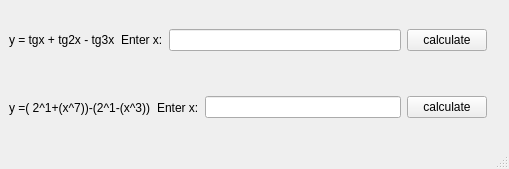
<?xml version="1.0" encoding="UTF-8"?>
<ui version="4.0">
 <class>MainWindow</class>
 <widget class="QMainWindow" name="MainWindow">
  <property name="geometry">
   <rect>
    <x>0</x>
    <y>0</y>
    <width>509</width>
    <height>169</height>
   </rect>
  </property>
  <property name="minimumSize">
   <size>
    <width>500</width>
    <height>0</height>
   </size>
  </property>
  <property name="mouseTracking">
   <bool>false</bool>
  </property>
  <property name="windowTitle">
   <string>lab#1</string>
  </property>
  <widget class="QWidget" name="centralwidget">
   <layout class="QVBoxLayout" name="verticalLayout">
    <item>
     <layout class="QHBoxLayout" name="horizontalLayout">
      <item>
       <widget class="QLabel" name="label">
        <property name="text">
         <string>y = tgx + tg2x - tg3x</string>
        </property>
       </widget>
      </item>
      <item>
       <widget class="QLabel" name="label_2">
        <property name="text">
         <string>Enter x:</string>
        </property>
       </widget>
      </item>
      <item>
       <widget class="QLineEdit" name="lineEdit">
        <property name="alignment">
         <set>Qt::AlignLeading|Qt::AlignLeft|Qt::AlignVCenter</set>
        </property>
       </widget>
      </item>
      <item>
       <widget class="QPushButton" name="pushButton">
        <property name="text">
         <string>calculate</string>
        </property>
       </widget>
      </item>
      <item>
       <widget class="QLabel" name="label_5">
        <property name="text">
         <string/>
        </property>
       </widget>
      </item>
     </layout>
    </item>
    <item>
     <layout class="QHBoxLayout" name="horizontalLayout_2">
      <item>
       <widget class="QLabel" name="label_4">
        <property name="text">
         <string>y =( 2^1+(x^7))-(2^1-(x^3))</string>
        </property>
       </widget>
      </item>
      <item>
       <widget class="QLabel" name="label_3">
        <property name="text">
         <string>Enter x:</string>
        </property>
       </widget>
      </item>
      <item>
       <widget class="QLineEdit" name="lineEdit_2">
        <property name="alignment">
         <set>Qt::AlignLeading|Qt::AlignLeft|Qt::AlignVCenter</set>
        </property>
       </widget>
      </item>
      <item>
       <widget class="QPushButton" name="pushButton_2">
        <property name="text">
         <string>calculate</string>
        </property>
       </widget>
      </item>
      <item>
       <widget class="QLabel" name="label_6">
        <property name="text">
         <string/>
        </property>
       </widget>
      </item>
     </layout>
    </item>
   </layout>
  </widget>
  <widget class="QMenuBar" name="menubar">
   <property name="geometry">
    <rect>
     <x>0</x>
     <y>0</y>
     <width>509</width>
     <height>19</height>
    </rect>
   </property>
  </widget>
  <widget class="QStatusBar" name="statusbar"/>
 </widget>
 <resources/>
 <connections/>
</ui>
